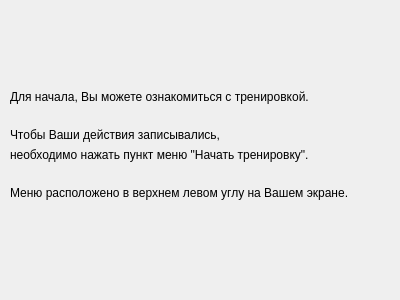
<?xml version="1.0" encoding="UTF-8"?>
<ui version="4.0">
 <class>DialogInstruction</class>
 <widget class="QDialog" name="DialogInstruction">
  <property name="geometry">
   <rect>
    <x>0</x>
    <y>0</y>
    <width>400</width>
    <height>300</height>
   </rect>
  </property>
  <property name="sizeIncrement">
   <size>
    <width>0</width>
    <height>0</height>
   </size>
  </property>
  <property name="baseSize">
   <size>
    <width>0</width>
    <height>0</height>
   </size>
  </property>
  <property name="windowTitle">
   <string>Dialog</string>
  </property>
  <widget class="QWidget" name="verticalLayoutWidget">
   <property name="geometry">
    <rect>
     <x>10</x>
     <y>90</y>
     <width>1291</width>
     <height>110</height>
    </rect>
   </property>
   <layout class="QVBoxLayout" name="verticalLayout">
    <property name="rightMargin">
     <number>0</number>
    </property>
    <item>
     <widget class="QLabel" name="label_2">
      <property name="text">
       <string>Для начала, Вы можете ознакомиться с тренировкой. </string>
      </property>
     </widget>
    </item>
    <item>
     <spacer name="verticalSpacer_2">
      <property name="orientation">
       <enum>Qt::Vertical</enum>
      </property>
      <property name="sizeHint" stdset="0">
       <size>
        <width>20</width>
        <height>40</height>
       </size>
      </property>
     </spacer>
    </item>
    <item>
     <widget class="QLabel" name="label">
      <property name="text">
       <string>Чтобы Ваши действия записывались, </string>
      </property>
     </widget>
    </item>
    <item>
     <widget class="QLabel" name="label_3">
      <property name="text">
       <string>необходимо нажать пункт меню &quot;Начать тренировку&quot;. </string>
      </property>
     </widget>
    </item>
    <item>
     <spacer name="verticalSpacer">
      <property name="orientation">
       <enum>Qt::Vertical</enum>
      </property>
      <property name="sizeHint" stdset="0">
       <size>
        <width>20</width>
        <height>40</height>
       </size>
      </property>
     </spacer>
    </item>
    <item>
     <widget class="QLabel" name="label_4">
      <property name="text">
       <string>Меню расположено в верхнем левом углу на Вашем экране.</string>
      </property>
     </widget>
    </item>
   </layout>
  </widget>
 </widget>
 <resources/>
 <connections/>
</ui>
